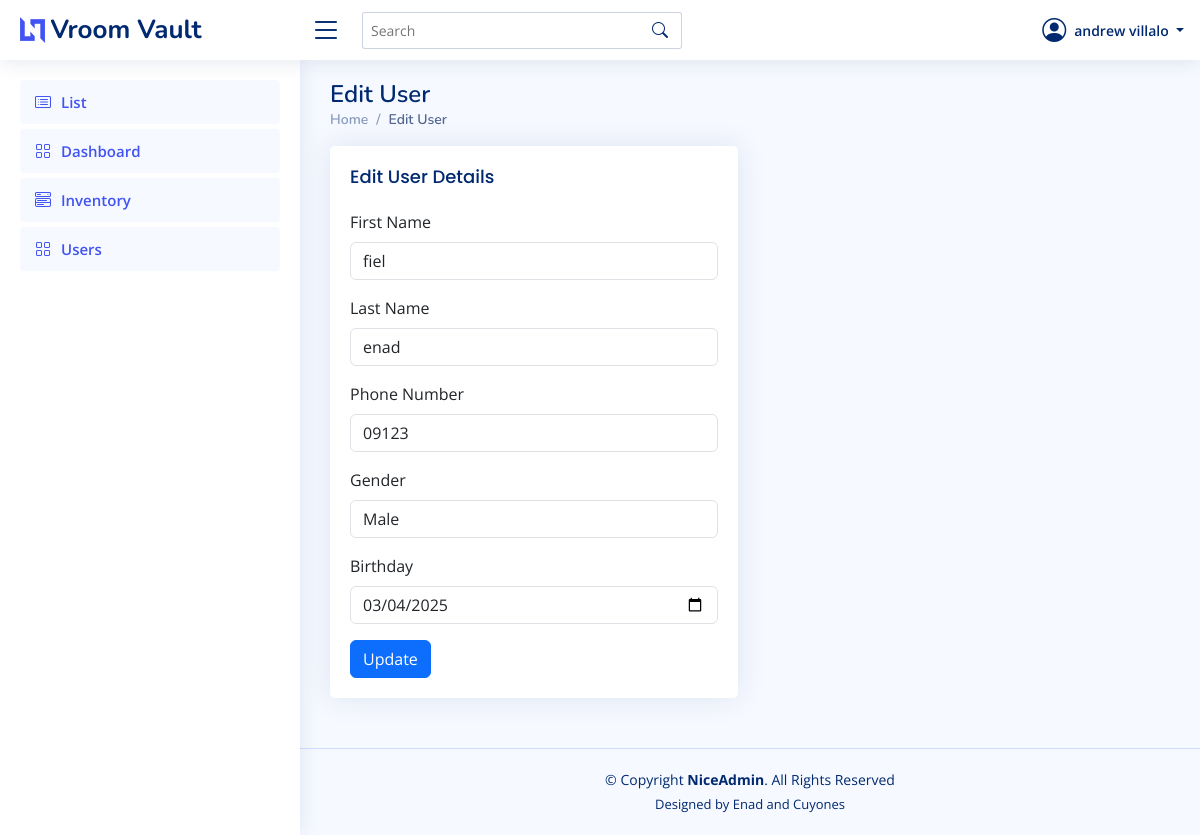
The page /view/admin/edit_user.php?userId=4 (signed in) on the database as committed earlier.
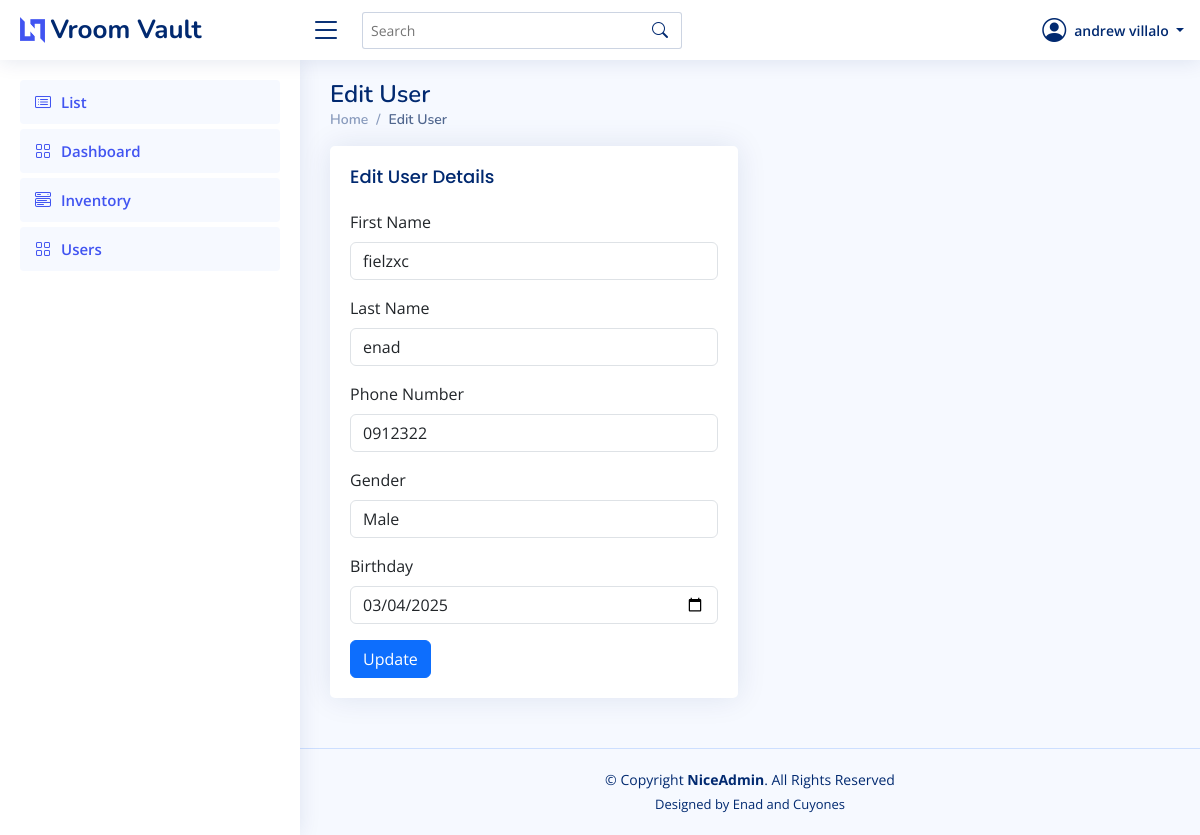
The same page on the database as committed later.
### tables this page shows
CREATE TABLE `users` (
  `userId` int(11) NOT NULL,
  `firstName` varchar(255) NOT NULL,
  `lastName` varchar(255) NOT NULL,
  `email` varchar(255) NOT NULL,
  `password` varchar(255) NOT NULL,
  `phoneNumber` varchar(255) NOT NULL,
  `gender` enum('Male','Female') NOT NULL,
  `role` enum('admin','user') NOT NULL DEFAULT 'user',
  `birthday` date NOT NULL,
  `verification` int(11) NOT NULL DEFAULT 0,
  `profilePicture` longblob DEFAULT NULL,
  `createdAt` timestamp NOT NULL DEFAULT current_timestamp()
);

### view/admin/edit_user.php (the view, shortened to what this page needs)
<?php
include("../../dB/config.php");
include("./includes/header.php");
include("./includes/topbar.php");
include("./includes/sidebar.php");
if (isset($_GET['userId'])) {
    $userId = mysqli_real_escape_string($conn, $_GET['userId']);
    $query = "SELECT * FROM users WHERE userId = '$userId'";
    $query_run = mysqli_query($conn, $query);
    if (mysqli_num_rows($query_run) > 0) {
        $user = mysqli_fetch_assoc($query_run);
    } else {
        die("User not found.");
    }
} else {
    die("Invalid request.");
}
?>
<div class="pagetitle">
    <h1>Edit User</h1>
    <nav>
        <ol class="breadcrumb">
            <li class="breadcrumb-item"><a href="../admin/dashboard.php">Home</a></li>
            <li class="breadcrumb-item active">Edit User</li>
        </ol>
    </nav>
</div>
<section class="section">
    <div class="row">
        <div class="col-lg-6">
            <div class="card">
                <div class="card-body">
                    <h5 class="card-title">Edit User Details</h5>
                    <form action="update_user.php" method="POST">
                        <div class="mb-3">
                            <label for="firstName" class="form-label">First Name</label>
                            <input type="text" name="firstName" class="form-control" value="<?= $user['firstName']; ?>" required>
                        </div>
                        <div class="mb-3">
                            <label for="lastName" class="form-label">Last Name</label>
                            <input type="text" name="lastName" class="form-control" value="<?= $user['lastName']; ?>" required>
                        </div>
                        <div class="mb-3">
                            <label for="phoneNumber" class="form-label">Phone Number</label>
                            <input type="text" name="phoneNumber" class="form-control" value="<?= $user['phoneNumber']; ?>" required>
                        </div>
                        <div class="mb-3">
                            <label for="gender" class="form-label">Gender</label>
                            <select name="gender" class="form-control" required>
                                <option value="Male" <?= $user['gender'] == 'Male' ? 'selected' : ''; ?>>Male</option>
                            </select>
                        </div>
                        <div class="mb-3">
                            <label for="birthday" class="form-label">Birthday</label>
                            <input type="date" name="birthday" class="form-control" value="<?= $user['birthday']; ?>" required>
                        </div>
                        <button type="submit" name="update_user" class="btn btn-primary">Update</button>
                    </form>
                </div>
            </div>
        </div>
    </div>
</section>
<?php
include("./includes/footer.php");
?>

Rows that differ between the two databases and show on the page:
changed users "enad": firstName "fiel" → "fielzxc"; phoneNumber "09123" → "0912322"
